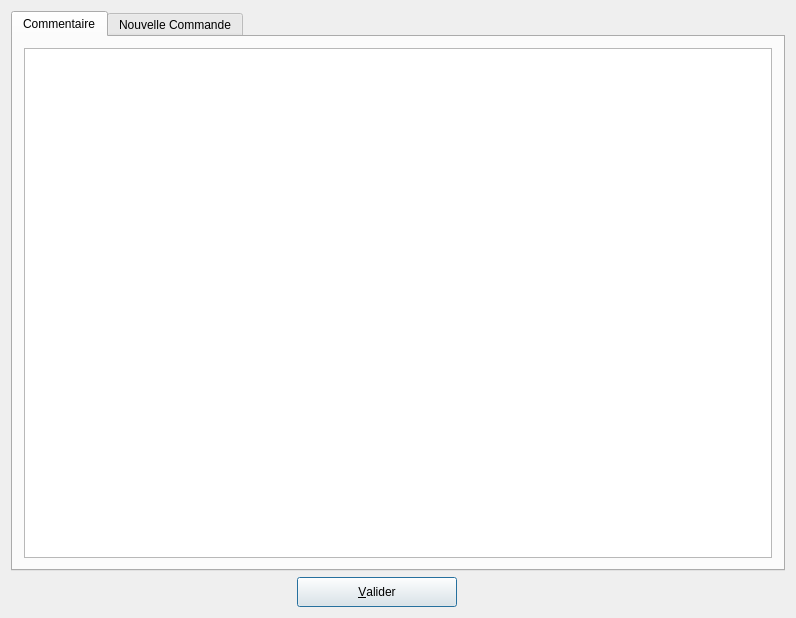
<ui version="4.0" >
 <class>DComment</class>
 <widget class="QWidget" name="DComment" >
  <property name="geometry" >
   <rect>
    <x>0</x>
    <y>0</y>
    <width>796</width>
    <height>618</height>
   </rect>
  </property>
  <property name="minimumSize" >
   <size>
    <width>505</width>
    <height>0</height>
   </size>
  </property>
  <property name="windowTitle" >
   <string>DComm</string>
  </property>
  <layout class="QGridLayout" name="gridLayout_3" >
   <item row="0" column="0" >
    <widget class="QTabWidget" name="TWChoix" >
     <property name="currentIndex" >
      <number>0</number>
     </property>
     <widget class="QWidget" name="Valeur_Parametre" >
      <attribute name="title" >
       <string>Commentaire</string>
      </attribute>
      <layout class="QGridLayout" name="gridLayout" >
       <item row="0" column="0" >
        <widget class="QTextEdit" name="textCommentaire" />
       </item>
      </layout>
      <zorder>textCommentaire</zorder>
      <zorder>bOk</zorder>
     </widget>
     <widget class="QWidget" name="Commande" >
      <attribute name="title" >
       <string>Nouvelle Commande</string>
      </attribute>
      <layout class="QGridLayout" name="gridLayout_4" >
       <item row="0" column="0" >
        <layout class="QGridLayout" name="gridLayout_2" >
         <item row="0" column="0" colspan="2" >
          <widget class="QLabel" name="textLabel1_4" >
           <property name="text" >
            <string>&lt;b>&lt;u>Commandes :&lt;/u>&lt;/b></string>
           </property>
           <property name="wordWrap" >
            <bool>false</bool>
           </property>
          </widget>
         </item>
         <item rowspan="2" row="0" column="4" >
          <widget class="QGroupBox" name="groupBox" >
           <property name="minimumSize" >
            <size>
             <width>171</width>
             <height>71</height>
            </size>
           </property>
           <property name="title" >
            <string>Affichage</string>
           </property>
           <layout class="QGridLayout" name="gridLayout" >
            <item row="0" column="0" >
             <widget class="QRadioButton" name="RBalpha" >
              <property name="minimumSize" >
               <size>
                <width>149</width>
                <height>16</height>
               </size>
              </property>
              <property name="maximumSize" >
               <size>
                <width>149</width>
                <height>16</height>
               </size>
              </property>
              <property name="text" >
               <string>alphabétique</string>
              </property>
              <property name="checked" >
               <bool>true</bool>
              </property>
             </widget>
            </item>
            <item row="1" column="0" >
             <widget class="QRadioButton" name="RBGroupe" >
              <property name="text" >
               <string>par groupe</string>
              </property>
             </widget>
            </item>
           </layout>
          </widget>
         </item>
         <item row="1" column="0" >
          <widget class="QLabel" name="textLabel6" >
           <property name="minimumSize" >
            <size>
             <width>91</width>
             <height>30</height>
            </size>
           </property>
           <property name="text" >
            <string>Filtre</string>
           </property>
           <property name="wordWrap" >
            <bool>false</bool>
           </property>
          </widget>
         </item>
         <item row="1" column="1" >
          <widget class="QLineEdit" name="LEFiltre" >
           <property name="minimumSize" >
            <size>
             <width>231</width>
             <height>30</height>
            </size>
           </property>
          </widget>
         </item>
         <item row="1" column="2" >
          <widget class="QPushButton" name="BNext" >
           <property name="minimumSize" >
            <size>
             <width>90</width>
             <height>30</height>
            </size>
           </property>
           <property name="text" >
            <string>Suivant</string>
           </property>
          </widget>
         </item>
         <item row="1" column="3" >
          <spacer name="horizontalSpacer_4" >
           <property name="orientation" >
            <enum>Qt::Horizontal</enum>
           </property>
           <property name="sizeHint" stdset="0" >
            <size>
             <width>108</width>
             <height>20</height>
            </size>
           </property>
          </spacer>
         </item>
        </layout>
       </item>
       <item row="1" column="0" >
        <widget class="QListWidget" name="LBNouvCommande" />
       </item>
       <item row="2" column="0" >
        <widget class="QLabel" name="textLabel4" >
         <property name="maximumSize" >
          <size>
           <width>721</width>
           <height>20</height>
          </size>
         </property>
         <property name="text" >
          <string>La commande choisie sera ajoutée APRES la commande courante</string>
         </property>
         <property name="wordWrap" >
          <bool>false</bool>
         </property>
        </widget>
       </item>
      </layout>
     </widget>
    </widget>
   </item>
   <item row="1" column="0" >
    <layout class="QHBoxLayout" name="horizontalLayout" >
     <item>
      <spacer name="horizontalSpacer" >
       <property name="orientation" >
        <enum>Qt::Horizontal</enum>
       </property>
       <property name="sizeHint" stdset="0" >
        <size>
         <width>268</width>
         <height>20</height>
        </size>
       </property>
      </spacer>
     </item>
     <item>
      <widget class="QPushButton" name="bOk" >
       <property name="minimumSize" >
        <size>
         <width>160</width>
         <height>30</height>
        </size>
       </property>
       <property name="maximumSize" >
        <size>
         <width>160</width>
         <height>30</height>
        </size>
       </property>
       <property name="toolTip" >
        <string>validation de la saisie</string>
       </property>
       <property name="text" >
        <string>&amp;Valider</string>
       </property>
       <property name="shortcut" >
        <string>Shift+A, Alt+A, Alt+A, Alt+A</string>
       </property>
       <property name="autoDefault" >
        <bool>true</bool>
       </property>
       <property name="default" >
        <bool>true</bool>
       </property>
      </widget>
     </item>
     <item>
      <spacer name="horizontalSpacer_2" >
       <property name="orientation" >
        <enum>Qt::Horizontal</enum>
       </property>
       <property name="sizeHint" stdset="0" >
        <size>
         <width>328</width>
         <height>20</height>
        </size>
       </property>
      </spacer>
     </item>
    </layout>
   </item>
  </layout>
 </widget>
 <layoutdefault spacing="6" margin="11" />
 <pixmapfunction>qPixmapFromMimeSource</pixmapfunction>
 <tabstops>
  <tabstop>TWChoix</tabstop>
  <tabstop>bOk</tabstop>
 </tabstops>
 <resources/>
 <connections/>
</ui>
